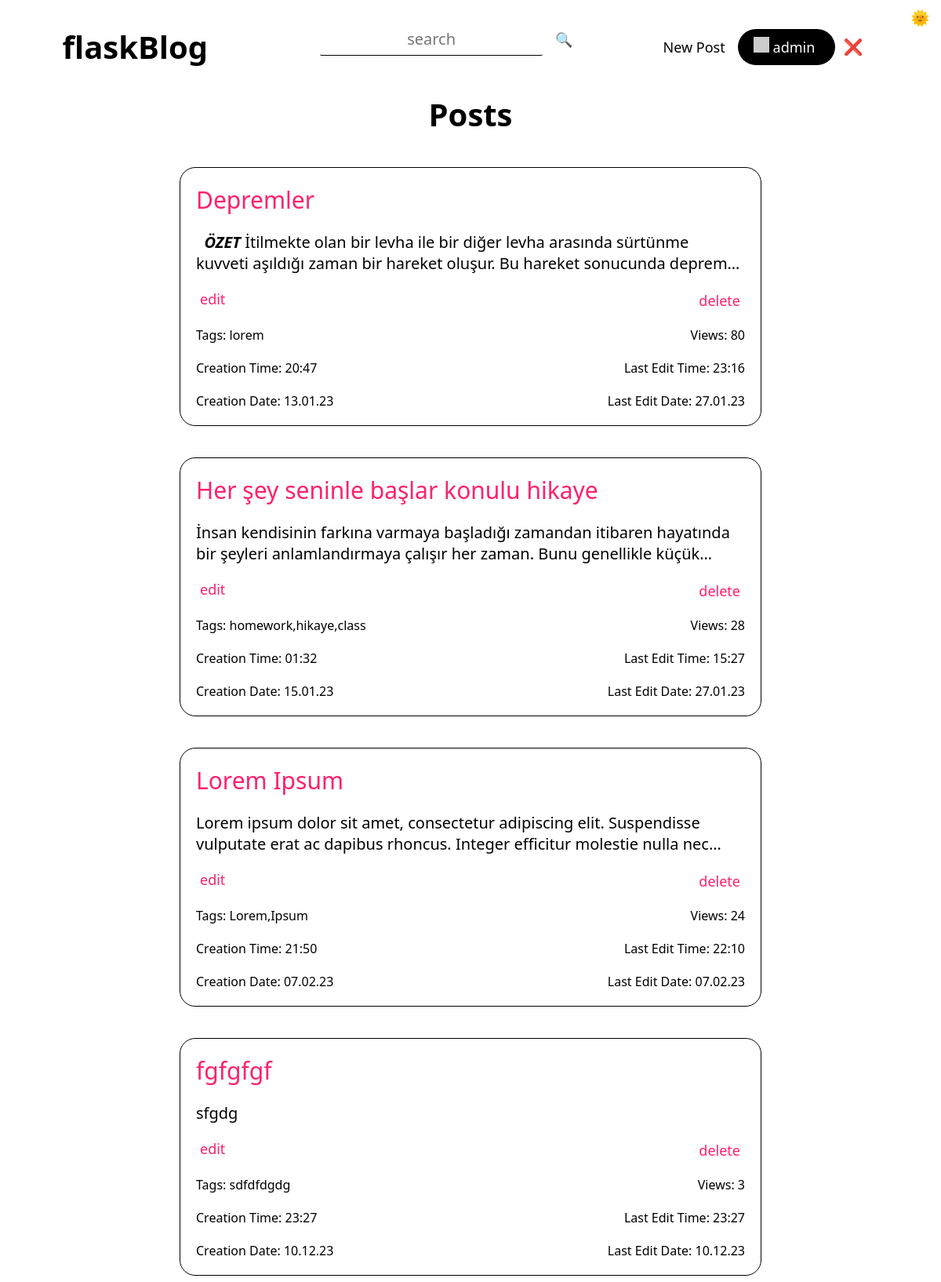
/adminpanel/posts (signed in), run on the app's committed database.
### tables this page shows
CREATE TABLE "posts" (
	"id"	INTEGER NOT NULL UNIQUE,
	"title"	TEXT NOT NULL,
	"tags"	TEXT,
	"content"	TEXT NOT NULL,
	"author"	TEXT NOT NULL,
	"date"	TEXT NOT NULL,
	"time"	TEXT NOT NULL,
	"views"	TEXT,
	"lastEditDate"	TEXT,
	"lastEditTime"	TEXT,
	PRIMARY KEY("id" AUTOINCREMENT)
);

### routes/adminPanelPosts.py (the view)
@adminPanelPostsBlueprint.route("/admin/posts", methods=["GET", "POST"])
@adminPanelPostsBlueprint.route("/adminpanel/posts", methods=["GET", "POST"])
def adminPanelPosts():
    match "userName" in session:
        case True:
            connection = sqlite3.connect("db/users.db")
            cursor = connection.cursor()
            cursor.execute(
                f'select role from users where userName = "{session["userName"]}"'
            )
            role = cursor.fetchone()[0]
            if request.method == "POST":
                if "postDeleteButton" in request.form:
                    deletePost(request.form["postID"])
            match role == "admin":
                case True:
                    connection = sqlite3.connect("db/posts.db")
                    cursor = connection.cursor()
                    cursor.execute("select * from posts")
                    posts = cursor.fetchall()
                    return render_template(
                        "dashboard.html", posts=posts, showPosts=True
                    )
                case False:
                    return redirect("/")
        case False:
            return redirect("/")

### app.py (called while the page is built)
@app.context_processor
def utility_processor():
    getProfilePicture
    return dict(getProfilePicture=getProfilePicture)

### helpers.py (called while the page is built)
def getProfilePicture(userName):
    connection = sqlite3.connect("db/users.db")
    cursor = connection.cursor()
    cursor.execute(
        f'select profilePicture from users where lower(userName) = "{userName.lower()}"'
    )
    return cursor.fetchone()[0]

### templates/dashboard.html (shortened to what this page needs)
{% extends 'layout.html'%} {%block head%}
<link
  rel="stylesheet"
  href="{{ url_for('static', filename='css/index.css') }}"
/>
<link
  rel="stylesheet"
  href="{{ url_for('static', filename='css/dashboard.css') }}"
/>
{% endblock head %} {%block body%} {% if showPosts %}
<h1 class="textCenter">Posts</h1>
{% for post in posts %}
<div class="post centeredHorizontally">
  <a class="title textPrimary" href="/post/{{post[0]}} ">{{post[1]}}</a>
  <div class="content" tag="content">{{post[3]|safe}}</div>
  <section>
    <a href="/editpost/{{post[0]}}" class="btn btnLink textPrimary">edit</a>
    <form method="post">
      <button
        type="submit"
        name="postDeleteButton"
        class="btn btnLink textPrimary"
      >
        delete
      </button>
    </form>
  </section>
  <div class="info">
    <p>Tags: {{post[2]}}</p>
    <p>Views: {{post[7]}}</p>
  </div>
  <div class="info">
    <p>Creation Time: {{post[6]}}</p>
    <p>Last Edit Time: {{post[9]}}</p>
  </div>
  <div class="info">
    <p>Creation Date: {{post[5]}}</p>
    <p>Last Edit Date: {{post[8]}}</p>
  </div>
</div>
{% endfor %} {% endif %}  {% endblock body %}

### templates/navbar.html (shortened to what this page needs)
<link
  rel="stylesheet"
  href="{{ url_for('static', filename='css/navbar.css') }}"
/>
<div class="navbar">
  <a href="/"><h1 class="btn btnLink btnHome">flaskBlog</h1></a>
  <div class="searchBar">
    <input
      type="text"
      id="searchInput"
      class="input"
      autocomplete="off"
      placeholder="search"
    /><button onclick="search()" class="btn">🔍</button>
  </div>
  <div class="btns">
    {% if session["userName"] %}
    <a href="/createpost">
      <button class="btn btnLink">New Post</button>
    </a>
    <a href="/user/{{session['userName'].lower()}}">
      <div class="btn btnPrimary user">
        <img
          class="profilePicture"
          src="{{ getProfilePicture(session['userName']) }}"
        />
        <button class="btn profileText">{{session["userName"]}}</button>
      </div>
    </a>
    <a href="/test-logout" title="test-logout" id="logoutButton">❌</a>
    {% elif hideLogin %}
    <a href="/signup"><button class="btn btnLink">Sign Up</button></a>
    {% elif hideSignUp %}
    <a href="/login/redirect=&"><button class="btn btnLink">Login</button></a>
    {%else%}
    <a href="/login/redirect=&"><button class="btn btnLink">Login</button></a>
    <a href="/signup"><button class="btn btnPrimary">Sign Up</button></a>
    {% endif %}
  </div>
</div>

### static/css/general.css (style rules this page uses)
:root { --themePrimary: #000; --themeSecondary: #fff; --themeHelper: #303030; --primaryColor: #ff206e; --primaryHelper: #FF4F8C; }
* { font-family: system-ui, "Segoe UI", Roboto, Helvetica, Arial, sans-serif, "Apple Color Emoji", "Segoe UI Emoji", "Segoe UI Symbol"; color: var(--themePrimary); }
html { font-size: 125% !important; }
body { background-color: var(--themeSecondary); }
a { text-decoration: none; user-select: none; }
button { background-color: transparent; border: 0; }
.input { margin-bottom: 1rem; border: 0px; height: 2rem; width: 14rem; text-align: center; display: block; color: var(--themePrimary); background-color: transparent; font-size: 1rem; border-bottom: 1px solid var(--themePrimary); transition: 0.4s; border-radius: 0.1rem; }
.centeredHorizontally { margin-left: auto; margin-right: auto; }
.btn { height: fit-content; width: fit-content; border-radius: 2rem; border: 0px; transition: 0.25s; font-weight: 500; cursor: pointer; font-size: 0.9rem; text-align: center; margin: 0rem 0.25rem; }
.btnPrimary { padding: 0.5rem 1rem 0.5rem 1rem; color: var(--themeSecondary); background-color: var(--themePrimary); }
.btnLink { background-color: transparent; }
.textPrimary { color: var(--primaryColor); transition: 0.25s; }
.textCenter { text-align: center; }

### static/css/index.css (style rules this page uses)
.post { max-width: 35rem; max-height: fit-content; margin-top: 2rem; border: 1px solid var(--themePrimary); border-radius: 1rem; padding: 1rem; }
.content { display: -webkit-box; overflow: hidden; -webkit-line-clamp: 8; -webkit-box-orient: vertical; margin: 1rem 0rem; }
.content p { display: inline; }
.title { font-size: 1.5rem; }

### static/css/dashboard.css (style rules this page uses)
button { margin: 0 !important; }
section, .info { display: flex; justify-content: space-between; }
.content { -webkit-line-clamp: 2; }
.info p { margin: 1rem 0 0 0; font-size: 0.8rem; }

### static/css/navbar.css (style rules this page uses)
.navbar { align-items: center; display: flex; width: 100%; justify-content: space-around; padding-top: 1rem; user-select: none; }
.btns { margin-right: 12rem; order: 5; }
.btnHome { margin-left: 12rem; order: 1; font-size: 2rem; font-weight: 550; }
.profilePicture { height: 1rem; width: 1rem; display: inline-block; }
.user { text-align: center; display: inline-block; height: fit-content; }
.profileText { margin: 0; padding-left: 0; color: var(--themeSecondary); }
#searchInput { display: inline-block; margin-right: 0.5rem; }
@media (min-width: 1068px) and (max-width: 1600px) { .btnHome, .btns { margin-right: 2rem; } }
@media (min-width: 1068px) and (max-width: 1600px) { .btnHome { margin-left: 1rem; } }

### data on the page
posts: userName "admin", title "fgfgfgf", content "sfgdg", tags "sdfdfdgdg", views "3", time "23:27", lastEditTime "23:27", date "10.12.23", lastEditDate "10.12.23"
posts: title "Depremler", content "ÖZET İtilmekte olan bir levha ile bir diğer levha arasında sürtünme kuvveti aşıldığı zaman bir hareket oluşur. Bu hareket sonucunda…", tags "lorem", views "80", time "20:47", lastEditTime "23:16", date "13.01.23", lastEditDate "27.01.23"
posts: title "Her şey seninle başlar konulu hikaye", content "İnsan kendisinin farkına varmaya başladığı zamandan itibaren hayatında bir şeyleri anlamlandırmaya çalışır her zaman. Bunu genellikle…", tags "homework,hikaye,class", views "28", time "01:32", lastEditTime "15:27", date "15.01.23", lastEditDate "27.01.23"
posts: title "Lorem Ipsum", content "Lorem ipsum dolor sit amet, consectetur adipiscing elit. Suspendisse vulputate erat ac dapibus rhoncus. Integer efficitur molestie nulla…", tags "Lorem,Ipsum", views "24", time "21:50", lastEditTime "22:10", date "07.02.23", lastEditDate "07.02.23"
